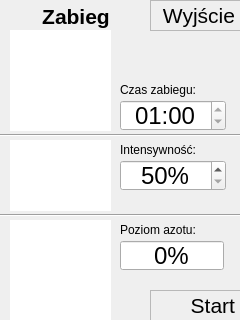
<ui version="4.0" >
 <class>operationScreen</class>
 <widget class="QMainWindow" name="operationScreen" >
  <property name="geometry" >
   <rect>
    <x>0</x>
    <y>0</y>
    <width>240</width>
    <height>320</height>
   </rect>
  </property>
  <property name="windowTitle" >
   <string>Okno Zabiegu</string>
  </property>
  <widget class="QWidget" name="centralwidget" >
   <property name="geometry" >
    <rect>
     <x>0</x>
     <y>0</y>
     <width>240</width>
     <height>320</height>
    </rect>
   </property>
   <widget class="ScriptWidget" name="timeView" >
    <property name="geometry" >
     <rect>
      <x>10</x>
      <y>30</y>
      <width>101</width>
      <height>101</height>
     </rect>
    </property>
    <property name="focusPolicy" >
     <enum>Qt::NoFocus</enum>
    </property>
    <property name="frameShape" >
     <enum>QFrame::NoFrame</enum>
    </property>
    <property name="verticalScrollBarPolicy" >
     <enum>Qt::ScrollBarAlwaysOff</enum>
    </property>
    <property name="horizontalScrollBarPolicy" >
     <enum>Qt::ScrollBarAlwaysOff</enum>
    </property>
    <property name="interactive" >
     <bool>true</bool>
    </property>
   </widget>
   <widget class="Line" name="line1" >
    <property name="geometry" >
     <rect>
      <x>0</x>
      <y>125</y>
      <width>241</width>
      <height>20</height>
     </rect>
    </property>
    <property name="orientation" >
     <enum>Qt::Horizontal</enum>
    </property>
   </widget>
   <widget class="Line" name="line2" >
    <property name="geometry" >
     <rect>
      <x>0</x>
      <y>205</y>
      <width>241</width>
      <height>21</height>
     </rect>
    </property>
    <property name="orientation" >
     <enum>Qt::Horizontal</enum>
    </property>
   </widget>
   <widget class="QTimeEdit" name="timeEdit" >
    <property name="geometry" >
     <rect>
      <x>120</x>
      <y>100</y>
      <width>106</width>
      <height>31</height>
     </rect>
    </property>
    <property name="font" >
     <font>
      <pointsize>18</pointsize>
     </font>
    </property>
    <property name="focusPolicy" >
     <enum>Qt::TabFocus</enum>
    </property>
    <property name="wrapping" >
     <bool>false</bool>
    </property>
    <property name="alignment" >
     <set>Qt::AlignCenter</set>
    </property>
    <property name="readOnly" >
     <bool>true</bool>
    </property>
    <property name="buttonSymbols" >
     <enum>QAbstractSpinBox::UpDownArrows</enum>
    </property>
    <property name="accelerated" >
     <bool>false</bool>
    </property>
    <property name="correctionMode" >
     <enum>QAbstractSpinBox::CorrectToNearestValue</enum>
    </property>
    <property name="keyboardTracking" >
     <bool>false</bool>
    </property>
    <property name="maximumDateTime" >
     <datetime>
      <hour>0</hour>
      <minute>50</minute>
      <second>59</second>
      <year>2000</year>
      <month>1</month>
      <day>1</day>
     </datetime>
    </property>
    <property name="minimumDateTime" >
     <datetime>
      <hour>0</hour>
      <minute>1</minute>
      <second>0</second>
      <year>2000</year>
      <month>1</month>
      <day>1</day>
     </datetime>
    </property>
    <property name="maximumTime" >
     <time>
      <hour>0</hour>
      <minute>50</minute>
      <second>59</second>
     </time>
    </property>
    <property name="currentSection" >
     <enum>QDateTimeEdit::MinuteSection</enum>
    </property>
    <property name="displayFormat" >
     <string>mm:ss</string>
    </property>
   </widget>
   <widget class="ScriptWidget" name="powerView" >
    <property name="geometry" >
     <rect>
      <x>10</x>
      <y>140</y>
      <width>101</width>
      <height>71</height>
     </rect>
    </property>
    <property name="sizePolicy" >
     <sizepolicy vsizetype="Expanding" hsizetype="Expanding" >
      <horstretch>1</horstretch>
      <verstretch>1</verstretch>
     </sizepolicy>
    </property>
    <property name="sizeIncrement" >
     <size>
      <width>1</width>
      <height>1</height>
     </size>
    </property>
    <property name="focusPolicy" >
     <enum>Qt::NoFocus</enum>
    </property>
    <property name="frameShape" >
     <enum>QFrame::NoFrame</enum>
    </property>
    <property name="verticalScrollBarPolicy" >
     <enum>Qt::ScrollBarAlwaysOff</enum>
    </property>
    <property name="horizontalScrollBarPolicy" >
     <enum>Qt::ScrollBarAlwaysOff</enum>
    </property>
   </widget>
   <widget class="QSpinBox" name="powerEdit" >
    <property name="geometry" >
     <rect>
      <x>120</x>
      <y>160</y>
      <width>106</width>
      <height>31</height>
     </rect>
    </property>
    <property name="font" >
     <font>
      <pointsize>18</pointsize>
     </font>
    </property>
    <property name="alignment" >
     <set>Qt::AlignCenter</set>
    </property>
    <property name="buttonSymbols" >
     <enum>QAbstractSpinBox::UpDownArrows</enum>
    </property>
    <property name="suffix" >
     <string>%</string>
    </property>
    <property name="minimum" >
     <number>50</number>
    </property>
    <property name="maximum" >
     <number>100</number>
    </property>
    <property name="singleStep" >
     <number>5</number>
    </property>
   </widget>
   <widget class="ScriptWidget" name="levelView" >
    <property name="geometry" >
     <rect>
      <x>10</x>
      <y>220</y>
      <width>101</width>
      <height>101</height>
     </rect>
    </property>
    <property name="sizePolicy" >
     <sizepolicy vsizetype="Expanding" hsizetype="Expanding" >
      <horstretch>1</horstretch>
      <verstretch>1</verstretch>
     </sizepolicy>
    </property>
    <property name="sizeIncrement" >
     <size>
      <width>1</width>
      <height>1</height>
     </size>
    </property>
    <property name="focusPolicy" >
     <enum>Qt::NoFocus</enum>
    </property>
    <property name="frameShape" >
     <enum>QFrame::NoFrame</enum>
    </property>
    <property name="verticalScrollBarPolicy" >
     <enum>Qt::ScrollBarAlwaysOff</enum>
    </property>
    <property name="horizontalScrollBarPolicy" >
     <enum>Qt::ScrollBarAlwaysOff</enum>
    </property>
   </widget>
   <widget class="QSpinBox" name="levelEdit" >
    <property name="geometry" >
     <rect>
      <x>120</x>
      <y>240</y>
      <width>104</width>
      <height>31</height>
     </rect>
    </property>
    <property name="font" >
     <font>
      <pointsize>18</pointsize>
     </font>
    </property>
    <property name="focusPolicy" >
     <enum>Qt::NoFocus</enum>
    </property>
    <property name="alignment" >
     <set>Qt::AlignCenter</set>
    </property>
    <property name="buttonSymbols" >
     <enum>QAbstractSpinBox::NoButtons</enum>
    </property>
    <property name="suffix" >
     <string>%</string>
    </property>
    <property name="maximum" >
     <number>100</number>
    </property>
    <property name="singleStep" >
     <number>5</number>
    </property>
   </widget>
   <widget class="QLabel" name="selectLabel" >
    <property name="geometry" >
     <rect>
      <x>150</x>
      <y>290</y>
      <width>91</width>
      <height>31</height>
     </rect>
    </property>
    <property name="font" >
     <font>
      <pointsize>16</pointsize>
     </font>
    </property>
    <property name="focusPolicy" >
     <enum>Qt::NoFocus</enum>
    </property>
    <property name="frameShape" >
     <enum>QFrame::StyledPanel</enum>
    </property>
    <property name="text" >
     <string>Start</string>
    </property>
    <property name="alignment" >
     <set>Qt::AlignRight|Qt::AlignTrailing|Qt::AlignVCenter</set>
    </property>
   </widget>
   <widget class="QLabel" name="backLabel" >
    <property name="geometry" >
     <rect>
      <x>150</x>
      <y>0</y>
      <width>91</width>
      <height>31</height>
     </rect>
    </property>
    <property name="font" >
     <font>
      <pointsize>16</pointsize>
     </font>
    </property>
    <property name="focusPolicy" >
     <enum>Qt::NoFocus</enum>
    </property>
    <property name="frameShape" >
     <enum>QFrame::StyledPanel</enum>
    </property>
    <property name="frameShadow" >
     <enum>QFrame::Plain</enum>
    </property>
    <property name="lineWidth" >
     <number>1</number>
    </property>
    <property name="midLineWidth" >
     <number>0</number>
    </property>
    <property name="text" >
     <string>Wyjście</string>
    </property>
    <property name="scaledContents" >
     <bool>false</bool>
    </property>
    <property name="alignment" >
     <set>Qt::AlignRight|Qt::AlignTrailing|Qt::AlignVCenter</set>
    </property>
   </widget>
   <widget class="QWidget" name="layoutWidget" >
    <property name="geometry" >
     <rect>
      <x>120</x>
      <y>80</y>
      <width>121</width>
      <height>20</height>
     </rect>
    </property>
    <layout class="QHBoxLayout" name="horizontalLayout" >
     <item>
      <widget class="QLabel" name="timeLabel" >
       <property name="text" >
        <string>Czas zabiegu:</string>
       </property>
       <property name="buddy" >
        <cstring>timeEdit</cstring>
       </property>
      </widget>
     </item>
     <item>
      <spacer name="horizontalSpacer_3" >
       <property name="orientation" >
        <enum>Qt::Horizontal</enum>
       </property>
       <property name="sizeHint" stdset="0" >
        <size>
         <width>40</width>
         <height>17</height>
        </size>
       </property>
      </spacer>
     </item>
    </layout>
   </widget>
   <widget class="QWidget" name="layoutWidget" >
    <property name="geometry" >
     <rect>
      <x>120</x>
      <y>140</y>
      <width>121</width>
      <height>20</height>
     </rect>
    </property>
    <layout class="QHBoxLayout" name="horizontalLayout_2" >
     <item>
      <widget class="QLabel" name="powerLabel" >
       <property name="text" >
        <string>Intensywność:</string>
       </property>
       <property name="buddy" >
        <cstring>powerEdit</cstring>
       </property>
      </widget>
     </item>
     <item>
      <spacer name="horizontalSpacer_2" >
       <property name="orientation" >
        <enum>Qt::Horizontal</enum>
       </property>
       <property name="sizeHint" stdset="0" >
        <size>
         <width>40</width>
         <height>17</height>
        </size>
       </property>
      </spacer>
     </item>
    </layout>
   </widget>
   <widget class="QWidget" name="layoutWidget" >
    <property name="geometry" >
     <rect>
      <x>120</x>
      <y>220</y>
      <width>121</width>
      <height>20</height>
     </rect>
    </property>
    <layout class="QHBoxLayout" name="horizontalLayout_3" >
     <item>
      <widget class="QLabel" name="levelLabel" >
       <property name="text" >
        <string>Poziom azotu:</string>
       </property>
       <property name="buddy" >
        <cstring>levelEdit</cstring>
       </property>
      </widget>
     </item>
     <item>
      <spacer name="horizontalSpacer" >
       <property name="orientation" >
        <enum>Qt::Horizontal</enum>
       </property>
       <property name="sizeHint" stdset="0" >
        <size>
         <width>40</width>
         <height>17</height>
        </size>
       </property>
      </spacer>
     </item>
    </layout>
    <zorder>levelLabel</zorder>
    <zorder>horizontalSpacer</zorder>
   </widget>
   <widget class="QWidget" name="layoutWidget" >
    <property name="geometry" >
     <rect>
      <x>0</x>
      <y>0</y>
      <width>151</width>
      <height>32</height>
     </rect>
    </property>
    <layout class="QHBoxLayout" name="horizontalLayout_4" >
     <item>
      <spacer name="horizontalSpacer_4" >
       <property name="orientation" >
        <enum>Qt::Horizontal</enum>
       </property>
       <property name="sizeHint" stdset="0" >
        <size>
         <width>23</width>
         <height>18</height>
        </size>
       </property>
      </spacer>
     </item>
     <item>
      <widget class="QLabel" name="menuNameLabel" >
       <property name="font" >
        <font>
         <pointsize>16</pointsize>
         <weight>75</weight>
         <bold>true</bold>
        </font>
       </property>
       <property name="text" >
        <string>Zabieg</string>
       </property>
       <property name="alignment" >
        <set>Qt::AlignCenter</set>
       </property>
      </widget>
     </item>
     <item>
      <spacer name="horizontalSpacer_5" >
       <property name="orientation" >
        <enum>Qt::Horizontal</enum>
       </property>
       <property name="sizeHint" stdset="0" >
        <size>
         <width>28</width>
         <height>17</height>
        </size>
       </property>
      </spacer>
     </item>
    </layout>
   </widget>
  </widget>
 </widget>
 <customwidgets>
  <customwidget>
   <class>ScriptWidget</class>
   <extends>QGraphicsView</extends>
   <header>scriptwidget.h</header>
   <slots>
    <slot>setPName(QString)</slot>
    <slot>setPValue(int)</slot>
    <slot>setPValue(QString)</slot>
   </slots>
  </customwidget>
 </customwidgets>
 <tabstops>
  <tabstop>selectLabel</tabstop>
  <tabstop>timeEdit</tabstop>
  <tabstop>powerEdit</tabstop>
  <tabstop>levelEdit</tabstop>
  <tabstop>backLabel</tabstop>
 </tabstops>
 <resources/>
 <connections>
  <connection>
   <sender>powerEdit</sender>
   <signal>valueChanged(int)</signal>
   <receiver>operationScreen</receiver>
   <slot>powerValue(int)</slot>
   <hints>
    <hint type="sourcelabel" >
     <x>120</x>
     <y>190</y>
    </hint>
    <hint type="destinationlabel" >
     <x>19</x>
     <y>305</y>
    </hint>
   </hints>
  </connection>
  <connection>
   <sender>timeEdit</sender>
   <signal>timeChanged(QTime)</signal>
   <receiver>operationScreen</receiver>
   <slot>timeValue(QTime)</slot>
   <hints>
    <hint type="sourcelabel" >
     <x>163</x>
     <y>112</y>
    </hint>
    <hint type="destinationlabel" >
     <x>178</x>
     <y>52</y>
    </hint>
   </hints>
  </connection>
 </connections>
 <slots>
  <slot>levelValue(int)</slot>
  <slot>powerValue(int)</slot>
  <slot>timeValue(QTime)</slot>
 </slots>
</ui>
